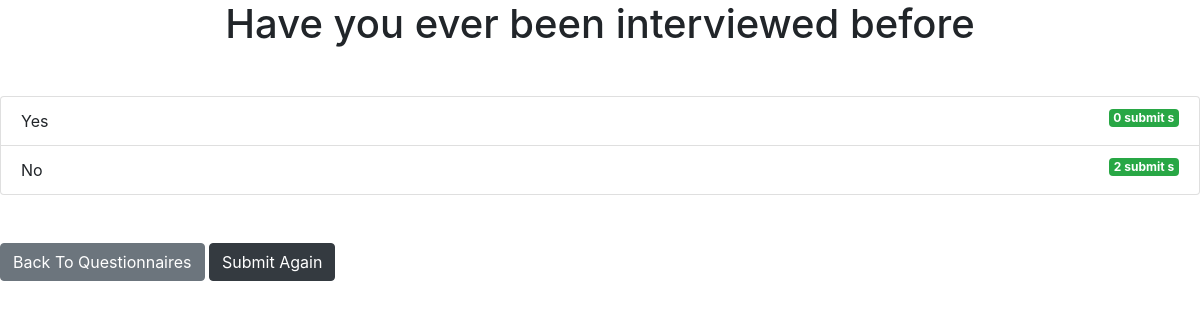
The app's page /2/results/ with its own data.
### home/models.py (models this page shows, shortened)
class Question(models.Model):
    question_text = models.CharField(max_length=200)
    pub_date = models.DateTimeField('date published')

class Choice(models.Model):
    question = models.ForeignKey(Question, on_delete=models.CASCADE)
    choice_text = models.CharField(max_length=200)
    votes = models.IntegerField(default=0)

### home/views.py (the view)
# urls.py: path('<int:question_id>/results/', views.results, name='results'),
def results(request, question_id):
    question = get_object_or_404(Question, pk=question_id)
    return render(request, 'home/results.html', {'question': question})

### home/templates/home/results.html
{% extends 'base.html' %}
{% block content %}
<h1 class="mb-5 text-center">{{ question.question_text }}</h1>
<ul class="list-group mb-5">
    {% for choice in question.choice_set.all %}
    <li class="list-group-item">
        {{ choice.choice_text }} <span class="badge badge-success float-right">{{ choice.votes }} submit
            {{ choice.votes | pluralize }}</span>
    </li>
    {% endfor %}
</ul>
<a class="btn btn-secondary" href="{% url 'home:index' %}"> Back To Questionnaires</a>
<a class="btn btn-dark" href="{% url 'home:detail' question.id %}"> Submit Again</a>
{% endblock %}

### records on screen
Question: question_text "Have you ever been interviewed before"
Choice: choice_text "Yes", votes "0", votes|pluralize "s"
Choice: choice_text "No", votes "2", votes|pluralize "s"
